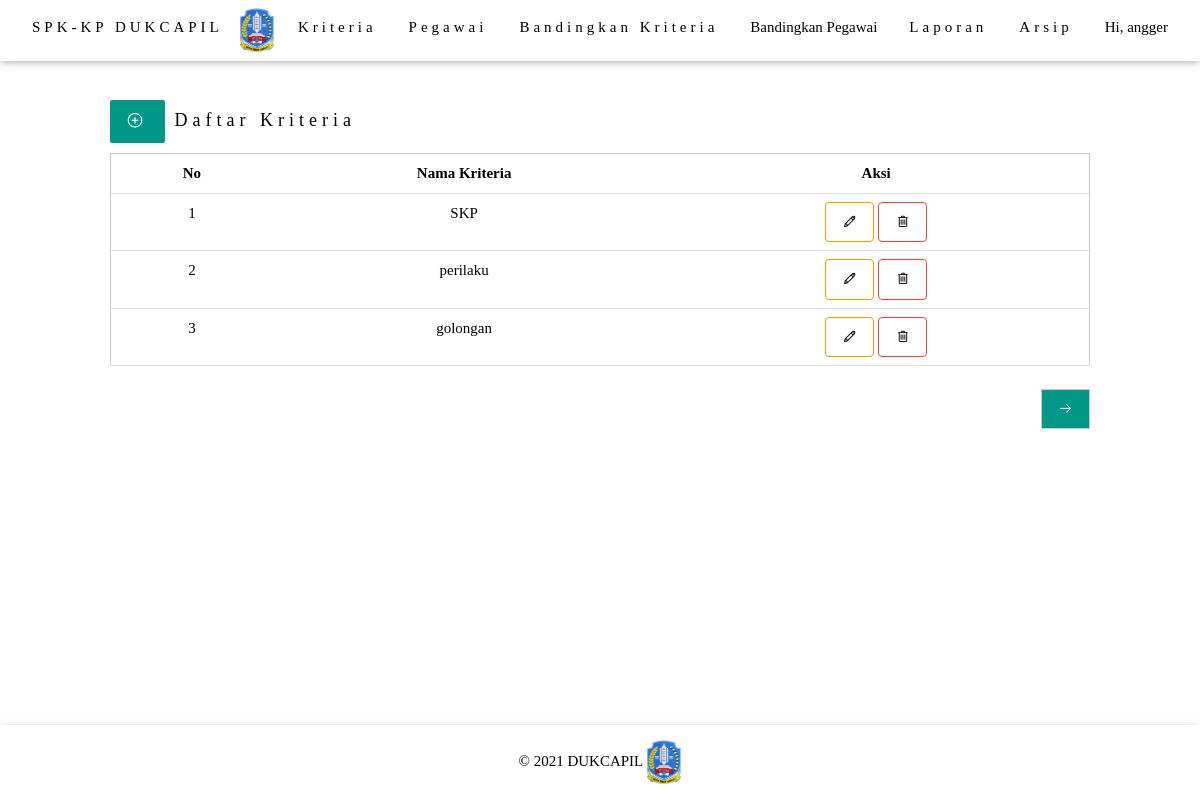
Page /spkkp/kriteria.php (signed in) on the committed database.
### tables this page shows
CREATE TABLE `kriteria` (
  `id` int(11) NOT NULL,
  `nama` varchar(20) NOT NULL
);

### spkkp/fungsi.php (called while the page is built, shortened)
<?php
function getRole($id)
{
	include('config.php');
	$query  = "SELECT role FROM users WHERE id=$id";
	$result = mysqli_query($koneksi, $query);
	while ($row = mysqli_fetch_array($result)) {
		$role = $row['role'];
	}
	return $role;
}
	?>

### spkkp/kriteria.php (the view, shortened to what this page needs)
<?php
	include('config.php');
	include('fungsi.php');
	include('header.php');
?>
<br>
<br>
<br>
<br>
<section class="w3-content">
	<h5 class="w3-header"> <a href="tambah.php?jenis=kriteria" class="w3-button w3-round-small w3-teal w3-center"><i class="la la-plus-circle"></i>
						</a> Daftar Kriteria</h5>
	<table class="w3-table w3-border w3-bordered w3-hovered w3-centered ">
		<thead class="" >
			<tr>
				<th class="collapsing">No</th>
				<th >Nama Kriteria</th>
				<th>Aksi</th>
			</tr>
		</thead>
		<tbody>
		<?php
			$query = "SELECT id,nama FROM kriteria ORDER BY id";
			$result	= mysqli_query($koneksi, $query);
			$i = 0;
			while ($row = mysqli_fetch_array($result)) {
				$i++;
		?>
			<tr>
				<td><?php echo $i ?></td>
				<td><?php echo $row['nama'] ?></td>
				<td class="right aligned collapsing">
					<form method="post" action="kriteria.php">
				<?php
				$role = getRole($_SESSION['id']);
				if ($role=='admin') {
					echo "<button type='submi' name='edit' class='w3-button w3-white w3-border w3-round w3-border-orange'><i class='la la-pencil'></i></button>";
					echo "<span> </span>";
					echo "<button type='submit' name='delete' class='w3-button w3-white w3-border w3-round w3-border-red '><i class='la la-trash'></i></button>";
				}
				 ?>
					</form>
				</td>
			</tr>
	<?php } ?>
		</tbody>
	</table>
	<br>
	<form action="alternatif.php">
	<button class="w3-button w3-rounded w3-border w3-teal" style="float: right;">
		<i class="la la-arrow-right" ></i>
	</button>
	</form>
</section>
<?php include('footer.php'); ?>

### spkkp/css/w3.css (style rules this page uses)
html { box-sizing:border-box }
*,*:before,*:after { box-sizing:inherit }
html { -ms-text-size-adjust:100%;-webkit-text-size-adjust:100% }
body { margin:0 }
article,aside,details,figcaption,figure,footer,header,main,menu,nav,section { display:block }
a { background-color:transparent }
button,input,select,textarea,optgroup { font:inherit;margin:0 }
button,input { overflow:visible }
button,select { text-transform:none }
button,[type=button],[type=reset],[type=submit] { -webkit-appearance:button }
html,body { font-family:Verdana,sans-serif;font-size:15px;line-height:1.5 }
html { overflow-x:hidden }
h5 { font-size:18px }
h1,h2,h3,h4,h5,h6 { font-family:"Segoe UI",Arial,sans-serif;font-weight:400;margin:10px 0 }
a { color:inherit }
.w3-table,.w3-table-all { border-collapse:collapse;border-spacing:0;width:100%;display:table }
.w3-bordered tr,.w3-table-all tr { border-bottom:1px solid #ddd }
.w3-centered tr th,.w3-centered tr td { text-align:center }
.w3-table td,.w3-table th,.w3-table-all td,.w3-table-all th { padding:8px 8px;display:table-cell;text-align:left;vertical-align:top }
.w3-table th:first-child,.w3-table td:first-child,.w3-table-all th:first-child,.w3-table-all td:first-child { padding-left:16px }
.w3-btn,.w3-button { border:none;display:inline-block;padding:8px 16px;vertical-align:middle;overflow:hidden;text-decoration:none;color:inherit;background-color:inherit;text-align:center;cursor:pointer;white-space:nowrap }
.w3-btn,.w3-button { -webkit-touch-callout:none;-webkit-user-select:none;-khtml-user-select:none;-moz-user-select:none;-ms-user-select:none;user-select:none }
.w3-content,.w3-auto { margin-left:auto;margin-right:auto }
.w3-content { max-width:980px }
.w3-round-small { border-radius:2px }
.w3-round,.w3-round-medium { border-radius:4px }
.w3-center { text-align:center!important }
.w3-border { border:1px solid #ccc!important }
.w3-teal,.w3-hover-teal:hover { color:#fff!important;background-color:#009688!important }
.w3-white,.w3-hover-white:hover { color:#000!important;background-color:#fff!important }
.w3-border-orange,.w3-hover-border-orange:hover { border-color:#ff9800!important }
.w3-border-red,.w3-hover-border-red:hover { border-color:#f44336!important }

### spkkp/header.php (style rules this page uses)
body { font-family: "Times New Roman", Georgia, Serif; }
h1, h2, h3, h4, h5, h6 { font-family: "Playfair Display"; letter-spacing: 5px; }

### rows in the picture
kriteria: nama "SKP"
kriteria: nama "perilaku"
kriteria: nama "golongan"

### other values in the picture
$_SESSION["username"] "angger"
